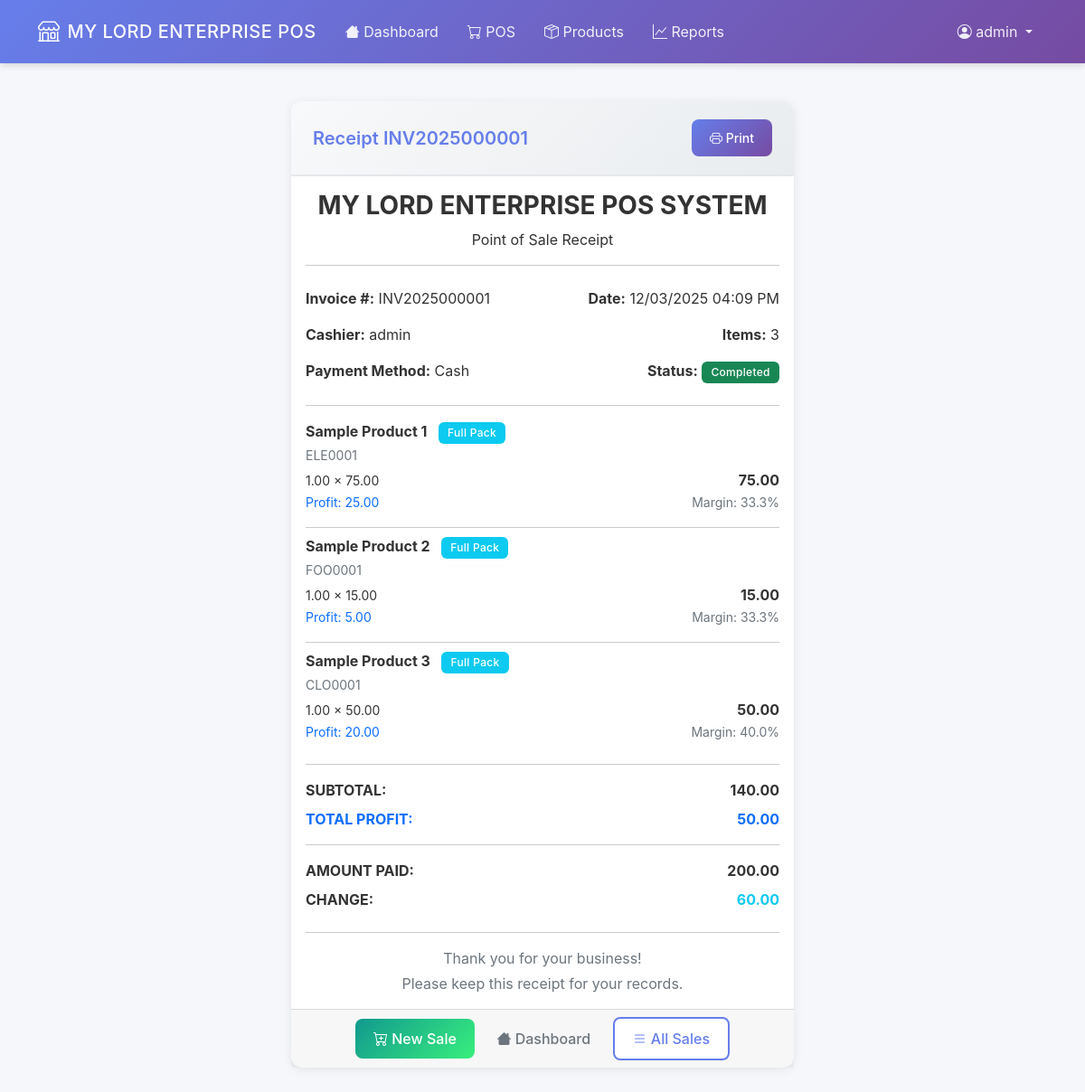
The page /pos/receipt/1 (signed in) on the database its author committed.
### app/models.py (models this page shows, shortened)
class User(UserMixin, db.Model):
    id = db.Column(db.Integer, primary_key=True)
    username = db.Column(db.String(80), unique=True, nullable=False)
    password_hash = db.Column(db.String(120), nullable=False)
    role = db.Column(db.String(20), nullable=False, default='cashier')  # admin, manager, cashier
    created_at = db.Column(db.DateTime, default=datetime.utcnow)
    is_active = db.Column(db.Boolean, default=True, nullable=False)
    is_temporary_password = db.Column(db.Boolean, default=False, nullable=False)
    password_reset_token = db.Column(db.String(100), nullable=True)
    password_reset_expires = db.Column(db.DateTime, nullable=True)
    must_change_password = db.Column(db.Boolean, default=False, nullable=False)
    last_password_change = db.Column(db.DateTime, nullable=True)
    sales = db.relationship('Sale', backref='clerk', lazy=True)
    expenses = db.relationship('Expense', backref='user', lazy=True)
    def needs_password_change(self):
        return self.must_change_password or self.is_temporary_password
    def is_admin(self):
        return self.role == 'admin'
    def is_manager(self):
        return self.role in ['admin', 'manager']

class Sale(db.Model):
    id = db.Column(db.Integer, primary_key=True)
    invoice_number = db.Column(db.String(20), unique=True, nullable=False)
    clerk_id = db.Column(db.Integer, db.ForeignKey('user.id'), nullable=False)
    total_amount = db.Column(db.Numeric(10, 2), nullable=False)
    total_profit = db.Column(db.Numeric(10, 2), nullable=False, default=0.00)
    payment_method = db.Column(db.String(20), nullable=False, default='cash')
    amount_paid = db.Column(db.Numeric(10, 2), nullable=False, default=0.00)
    change_given = db.Column(db.Numeric(10, 2), nullable=False, default=0.00)
    status = db.Column(db.String(20), nullable=False, server_default='completed')
    created_at = db.Column(db.DateTime, default=datetime.utcnow)
    updated_at = db.Column(db.DateTime, default=datetime.utcnow, onupdate=datetime.utcnow)
    sale_items = db.relationship('SaleItem', backref='sale', lazy=True, cascade='all, delete-orphan')

class SaleItem(db.Model):
    id = db.Column(db.Integer, primary_key=True)
    sale_id = db.Column(db.Integer, db.ForeignKey('sale.id'), nullable=False)
    product_id = db.Column(db.Integer, db.ForeignKey('product.id'), nullable=False)
    quantity = db.Column(db.Numeric(10, 2), nullable=False)  # Allows for 0.5, 0.25, etc.
    unit_type = db.Column(db.String(10), nullable=False, default='full')  # full, half, quarter, unit
    price_at_sale = db.Column(db.Numeric(10, 2), nullable=False)
    cost_at_sale = db.Column(db.Numeric(10, 2), nullable=False, default=0.00)
    @property
    def line_total(self):
        return float(self.quantity * self.price_at_sale)
    @property
    def line_cost(self):
        return float(self.quantity * self.cost_at_sale)
    @property
    def line_profit(self):
        return self.line_total - self.line_cost
    @property
    def unit_display(self):
        unit_map = {
            'full': 'Full Pack',
            'half': 'Half Pack',
            'quarter': 'Quarter Pack',
            'unit': 'Retail Unit'
        }
        return unit_map.get(self.unit_type, 'Full Pack')

class Product(db.Model):
    id = db.Column(db.Integer, primary_key=True)
    sku = db.Column(db.String(20), unique=True, nullable=False, index=True)
    name = db.Column(db.String(100), nullable=False)
    category = db.Column(db.String(50), nullable=False, index=True)
    description = db.Column(db.Text)
    purchase_price = db.Column(db.Numeric(10, 2), nullable=False)
    full_price = db.Column(db.Numeric(10, 2), nullable=False)
    half_price = db.Column(db.Numeric(10, 2), nullable=True)
    price = db.Column(db.Numeric(10, 2), nullable=False)  # For backward compatibility
    units_per_pack = db.Column(db.Integer, default=1, nullable=False)  # How many units in a full pack
    unit_price = db.Column(db.Numeric(10, 2), nullable=True)  # Price per single unit (retail)
    quantity = db.Column(db.Numeric(10, 2), nullable=False, default=0)
    image_filename = db.Column(db.String(255), nullable=True)
    image_path = db.Column(db.String(500), nullable=True)
    created_at = db.Column(db.DateTime, nullable=False, default=datetime.utcnow)
    updated_at = db.Column(db.DateTime, default=datetime.utcnow, onupdate=datetime.utcnow)
    sale_items = db.relationship('SaleItem', backref='product', lazy=True)
    CATEGORIES = [
        ('electronics', 'Electronics'),
        ('clothing', 'Clothing'),
        ('food', 'Food & Beverages'),
        ('beauty', 'Beauty & Personal Care'),
        ('books', 'Books & Stationery'),
        ('home', 'Home & Garden'),
        ('sports', 'Sports & Recreation'),
        ('automotive', 'Automotive'),
        ('toys', 'Toys & Games'),
        ('health', 'Health & Wellness'),
        ('jewelry', 'Jewelry & Accessories'),
        ('music', 'Music & Instruments'),
        ('pets', 'Pet Supplies'),
        ('office', 'Office Supplies'),
        ('tools', 'Tools & Hardware'),
        ('other', 'Other')
    ]
    ALLOWED_IMAGE_EXTENSIONS = {'png', 'jpg', 'jpeg', 'gif', 'webp'}
    MAX_IMAGE_SIZE = 10 * 1024 * 1024  # 10MB

### app/pos.py (the view)
@bp.route('/receipt/<int:sale_id>')
@login_required
def receipt(sale_id):
    sale = Sale.query.get_or_404(sale_id)
    return render_template('pos/receipt.html', sale=sale)

### app/templates/pos/receipt.html (shortened to what this page needs)
{% extends "base.html" %}
{% block content %}
<div class="row justify-content-center">
    <div class="col-md-8 col-lg-6">
        <div class="card">
            <div class="card-header d-flex justify-content-between align-items-center">
                <h5 class="mb-0">Receipt {{ sale.invoice_number }}</h5>
                <button class="btn btn-primary btn-sm" onclick="window.print()">
                    <i class="bi bi-printer"></i> Print
                </button>
            </div>
            <div class="card-body" id="receipt">
                <div class="text-center mb-4">
                    <h3><strong>MY LORD ENTERPRISE POS SYSTEM</strong></h3>
                    <p class="mb-1">Point of Sale Receipt</p>
                    <hr>
                </div>
                <div class="row mb-3">
                    <div class="col-6">
                        <strong>Invoice #:</strong> {{ sale.invoice_number }}
                    </div>
                    <div class="col-6 text-end">
                        <strong>Date:</strong> {{ sale.created_at.strftime('%m/%d/%Y %I:%M %p') }}
                    </div>
                </div>
                <div class="row mb-3">
                    <div class="col-6">
                        <strong>Cashier:</strong> {{ sale.clerk.username }}
                    </div>
                    <div class="col-6 text-end">
                        <strong>Items:</strong> {{ sale.sale_items|length }}
                    </div>
                </div>
                <div class="row mb-4">
                    <div class="col-6">
                        <strong>Payment Method:</strong>
                        {% if sale.payment_method == 'cash' %}
                            Cash
                        {% elif sale.payment_method == 'card' %}
                            Credit/Debit Card
                        {% elif sale.payment_method == 'mobile_money' %}
                            Mobile Money
                        {% elif sale.payment_method == 'bank_transfer' %}
                            Bank Transfer
                        {% else %}
                            {{ sale.payment_method.title() }}
                        {% endif %}
                    </div>
                    <div class="col-6 text-end">
                        <strong>Status:</strong>
                        <span class="badge bg-{% if sale.status == 'completed' %}success{% elif sale.status == 'pending' %}warning{% else %}secondary{% endif %}">
                            {{ sale.status.title() }}
                        </span>
                    </div>
                </div>
                <hr>
                <div class="mb-4">
                    {% for item in sale.sale_items %}
                        <div class="row mb-3">
                            <div class="col-12">
                                <div class="d-flex justify-content-between align-items-start">
                                    <div class="flex-grow-1">
                                        <strong>{{ item.product.name }}</strong>
                                        <span class="badge bg-info ms-2">{{ item.unit_display }}</span>
                                        <br>
                                        <small class="text-muted">{{ item.product.sku }}</small>
                                    </div>
                                </div>
                                <div class="row mt-1">
                                    <div class="col-6">
                                        <small>{{ item.quantity }} × {{ item.price_at_sale | format_currency }}</small>
                                    </div>
                                    <div class="col-6 text-end">
                                        <strong>{{ item.line_total | format_currency }}</strong>
                                    </div>
                                </div>
                                {% if current_user.role in ['manager', 'admin'] %}
                                <div class="row">
                                    <div class="col-6">
                                        <small class="text-primary">Profit: {{ item.line_profit | format_currency }}</small>
                                    </div>
                                    <div class="col-6 text-end">
                                        <small class="text-muted">Margin: {{ "%.1f"|format((item.line_profit / item.line_total * 100) if item.line_total|float > 0 else 0) }}%</small>
                                    </div>
                                </div>
                                {% endif %}
                            </div>
                        </div>
                        {% if not loop.last %}<hr class="my-2">{% endif %}
                    {% endfor %}
                </div>
                <hr class="border-dark">
                <div class="row mb-2">
                    <div class="col-8">
                        <strong>SUBTOTAL:</strong>
                    </div>
                    <div class="col-4 text-end">
                        <strong>{{ sale.total_amount | format_currency }}</strong>
                    </div>
                </div>
                {% if current_user.role in ['manager', 'admin'] %}
                <div class="row mb-2">
                    <div class="col-8">
                        <strong class="text-primary">TOTAL PROFIT:</strong>
                    </div>
                    <div class="col-4 text-end">
                        <strong class="text-primary">{{ sale.total_profit | format_currency }}</strong>
                    </div>
                </div>
                {% endif %}
                <hr>
                <div class="row mb-2">
                    <div class="col-8">
                        <strong>AMOUNT PAID:</strong>
                    </div>
                    <div class="col-4 text-end">
                        <strong>{{ sale.amount_paid | format_currency }}</strong>
                    </div>
                </div>
                {% if sale.change_given > 0 %}
                <div class="row mb-4">
                    <div class="col-8">
                        <strong>CHANGE:</strong>
                    </div>
                    <div class="col-4 text-end">
                        <strong class="text-info">{{ sale.change_given | format_currency }}</strong>
                    </div>
                </div>
                {% endif %}
                <hr>
                <div class="text-center text-muted">
                    <p class="mb-1">Thank you for your business!</p>
                    <p class="mb-0">Please keep this receipt for your records.</p>
                </div>
            </div>
            <div class="card-footer text-center">
                <a href="{{ url_for('pos.pos_page') }}" class="btn btn-success">
                    <i class="bi bi-cart-plus"></i> New Sale
                </a>
                <a href="{{ url_for('main.index') }}" class="btn btn-outline-secondary">
                    <i class="bi bi-house"></i> Dashboard
                </a>
                {% if current_user.role in ['manager', 'admin'] %}
                <a href="{{ url_for('pos.list_sales') }}" class="btn btn-outline-primary">
                    <i class="bi bi-list"></i> All Sales
                </a>
                {% endif %}
            </div>
        </div>
    </div>
</div>
{% endblock %}

### app/templates/base.html (shortened to what this page needs)
<!DOCTYPE html>
<html lang="en">
<head>
    <link href="{{ url_for('static', filename='css/bootstrap.min.css') }}" rel="stylesheet">
    <link rel="stylesheet" href="{{ url_for('static', filename='css/bootstrap-icons.css') }}">
    <link rel="stylesheet" href="{{ url_for('static', filename='css/animations.css') }}">
</head>
<body>
    <nav class="navbar navbar-expand-lg navbar-dark">
        <div class="container">
            <a class="navbar-brand" href="{{ url_for('main.index') }}">
                <i class="bi bi-shop"></i> MY LORD ENTERPRISE POS
            </a>
            {% if current_user.is_authenticated %}
            <div class="collapse navbar-collapse" id="navbarNav">
                <ul class="navbar-nav me-auto">
                    <li class="nav-item">
                        <a class="nav-link" href="{{ url_for('main.index') }}">
                            <i class="bi bi-house"></i> Dashboard
                        </a>
                    </li>
                    <li class="nav-item">
                        <a class="nav-link" href="{{ url_for('pos.pos_page') }}">
                            <i class="bi bi-cart"></i> POS
                        </a>
                    </li>
                    {% if current_user.is_manager() %}
                    <li class="nav-item">
                        <a class="nav-link" href="{{ url_for('products.list_products') }}">
                            <i class="bi bi-box-seam"></i> Products
                        </a>
                    </li>
                    <li class="nav-item">
                        <a class="nav-link" href="{{ url_for('reports.sales_reports') }}">
                            <i class="bi bi-graph-up"></i> Reports
                        </a>
                    </li>
                    {% endif %}
                </ul>
                <ul class="navbar-nav">
                    <li class="nav-item dropdown">
                        <a class="nav-link dropdown-toggle" href="#" role="button" data-bs-toggle="dropdown" aria-expanded="false">
                            <i class="bi bi-person-circle"></i> {{ current_user.username }}
                        </a>
                    </li>
                </ul>
            </div>
            {% endif %}
        </div>
    </nav>
    <div class="container-fluid">
        {% block content %}{% endblock %}
    </div>
</body>
</html>

### app/static/css/animations.css (style rules this page uses)
.card { animation: fadeInUp 0.6s ease-out backwards; }
.card h3, .card h4 { animation: countUp 0.8s ease-out backwards; animation-delay: 0.5s; }
.form-group, .mb-3 { animation: fadeIn 0.5s ease-out backwards; }
.form-group:nth-child(1), .mb-3:nth-child(1) { animation-delay: 0.1s; }
.form-group:nth-child(2), .mb-3:nth-child(2) { animation-delay: 0.15s; }
.form-group:nth-child(3), .mb-3:nth-child(3) { animation-delay: 0.2s; }
.form-group:nth-child(5), .mb-3:nth-child(5) { animation-delay: 0.3s; }
.navbar-brand { animation: slideInLeft 0.6s ease-out; }
.navbar-nav .nav-item { animation: slideDown 0.5s ease-out backwards; }
.navbar-nav .nav-item:nth-child(1) { animation-delay: 0.1s; }
.navbar-nav .nav-item:nth-child(2) { animation-delay: 0.15s; }
.navbar-nav .nav-item:nth-child(3) { animation-delay: 0.2s; }
.navbar-nav .nav-item:nth-child(4) { animation-delay: 0.25s; }
.card { transition: transform 0.3s ease, box-shadow 0.3s ease; }
.btn { transition: all 0.3s ease; }
a { transition: color 0.2s ease; }
.badge { transition: transform 0.2s ease; }

### rows shown on the page
User: username "admin", clerk.username "admin"
Sale: invoice_number "INV2025000001", created_at "12/03/2025 04:09 PM", status "Completed", total_amount "140.00", total_profit "50.00", amount_paid "200.00", change_given "60.00"
SaleItem: product.name "Sample Product 1", unit_display "Full Pack", product.sku "ELE0001", quantity "1.00", price_at_sale "75.00", line_total "75.00", line_profit "25.00", quantity+price_at_sale+cost_at_sale "33.3"
SaleItem: product.name "Sample Product 2", unit_display "Full Pack", product.sku "FOO0001", quantity "1.00", price_at_sale "15.00", line_total "15.00", line_profit "5.00", quantity+price_at_sale+cost_at_sale "33.3"
SaleItem: product.name "Sample Product 3", unit_display "Full Pack", product.sku "CLO0001", quantity "1.00", price_at_sale "50.00", line_total "50.00", line_profit "20.00", quantity+price_at_sale+cost_at_sale "40.0"

### other values the page prints
{{ sale.sale_items|length }} "3"
